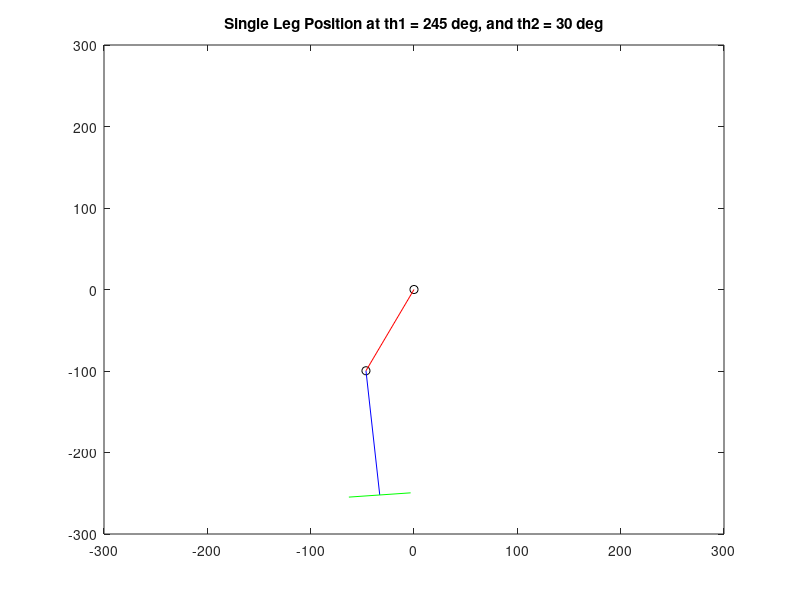

Write MATLAB code to recreate this figure. (Note: this script raises an error after producing the figure.)
clear
close all
clc

l1 = 110;
l2 = 153;
foot = 60;

% th1 = deg2rad(270);
% th2 = deg2rad(30);
th1 = deg2rad(linspace(275,245,20));
th2 = deg2rad(linspace(60,30,20));
Ax = l1*cos(th1);
Ay = l1*sin(th1);
Bx = l1*cos(th1) + l2*cos(th1 + th2);
By = l1*sin(th1) + l2*sin(th1 + th2);
f1x = l1*cos(th1) + l2*cos(th1 + th2) + foot/2*cos(th1+th2+pi/2);
f1y = l1*sin(th1) + l2*sin(th1 + th2) + foot/2*sin(th1+th2+pi/2);
f2x = l1*cos(th1) + l2*cos(th1 + th2) - foot/2*cos(th1+th2+pi/2);
f2y = l1*sin(th1) + l2*sin(th1 + th2) - foot/2*sin(th1+th2+pi/2);

% plot(0,0,'ko')
% hold on
% plot(Ax,Ay,'ko')
% line([0,Ax],[0,Ay],'Color','r')
% line([Ax,Bx],[Ay,By],'Color','b')
% line([Bx,f1x],[By,f1y],'Color','g')
% line([Bx,f2x],[By,f2y],'Color','g')
% axis equal

figure
for k = 1:length(th1)
    clf

    Ax = l1*cos(th1(k));
    Ay = l1*sin(th1(k));
    Bx = l1*cos(th1(k)) + l2*cos(th1(k) + th2(k));
    By = l1*sin(th1(k)) + l2*sin(th1(k) + th2(k));
    f1x = l1*cos(th1(k)) + l2*cos(th1(k) + th2(k)) + foot/2*cos(th1(k)+th2(k)+pi/2);
    f1y = l1*sin(th1(k)) + l2*sin(th1(k) + th2(k)) + foot/2*sin(th1(k)+th2(k)+pi/2);
    f2x = l1*cos(th1(k)) + l2*cos(th1(k) + th2(k)) + foot/2*cos(th1(k)+th2(k)-pi/2);
    f2y = l1*sin(th1(k)) + l2*sin(th1(k) + th2(k)) + foot/2*sin(th1(k)+th2(k)-pi/2);

    plot(0,0,'ko')
    hold on
    plot(Ax,Ay,'ko')
    line([0,Ax],[0,Ay],'Color','r')
    line([Ax,Bx],[Ay,By],'Color','b')
    line([Bx,f1x],[By,f1y],'Color','g')
    line([Bx,f2x],[By,f2y],'Color','g')

    title(['Single Leg Position at th1 = ' num2str(rad2deg(th1(k))) ' deg, and th2 = ' num2str(rad2deg(th2(k))) ' deg'])
    axis([-300,300,-300,300])

%     drawnow
    pause(0.2)
    movieVector(k) = getframe;

    
end

myWriter = VideoWriter('singleLegTrajectory','MPEG-4');
myWriter.FrameRate = 20;
open(myWriter);
writeVideo(myWriter,movieVector);
close(myWriter);